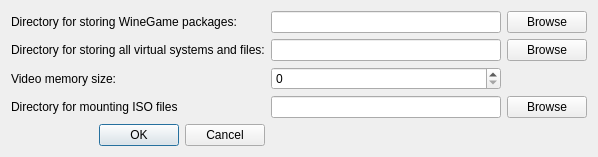
<?xml version="1.0" encoding="UTF-8"?>
<ui version="4.0">
 <class>SettingsDialog</class>
 <widget class="QDialog" name="SettingsDialog">
  <property name="geometry">
   <rect>
    <x>0</x>
    <y>0</y>
    <width>598</width>
    <height>153</height>
   </rect>
  </property>
  <property name="windowTitle">
   <string>Settings</string>
  </property>
  <layout class="QGridLayout" name="gridLayout">
   <item row="0" column="1">
    <widget class="QLineEdit" name="txtPkg"/>
   </item>
   <item row="2" column="1">
    <widget class="QSpinBox" name="sbMemory"/>
   </item>
   <item row="0" column="0">
    <widget class="QLabel" name="label">
     <property name="text">
      <string>Directory for storing WineGame packages:</string>
     </property>
    </widget>
   </item>
   <item row="1" column="0">
    <widget class="QLabel" name="label_2">
     <property name="text">
      <string>Directory for storing all virtual systems and files:</string>
     </property>
    </widget>
   </item>
   <item row="2" column="0">
    <widget class="QLabel" name="label_3">
     <property name="text">
      <string>Video memory size:</string>
     </property>
    </widget>
   </item>
   <item row="0" column="2">
    <widget class="QPushButton" name="cmdBrowseWG">
     <property name="text">
      <string>Browse</string>
     </property>
    </widget>
   </item>
   <item row="1" column="2">
    <widget class="QPushButton" name="cmdBrowseWine">
     <property name="text">
      <string>Browse</string>
     </property>
    </widget>
   </item>
   <item row="1" column="1">
    <widget class="QLineEdit" name="txtWineDir"/>
   </item>
   <item row="4" column="0">
    <widget class="QLabel" name="label_4">
     <property name="text">
      <string>Directory for mounting ISO files</string>
     </property>
    </widget>
   </item>
   <item row="6" column="0">
    <widget class="QDialogButtonBox" name="buttonBox">
     <property name="orientation">
      <enum>Qt::Horizontal</enum>
     </property>
     <property name="standardButtons">
      <set>QDialogButtonBox::Cancel|QDialogButtonBox::Ok</set>
     </property>
    </widget>
   </item>
   <item row="4" column="1">
    <widget class="QLineEdit" name="txtMount"/>
   </item>
   <item row="4" column="2">
    <widget class="QPushButton" name="cmdBrowseMount">
     <property name="text">
      <string>Browse</string>
     </property>
    </widget>
   </item>
  </layout>
 </widget>
 <resources/>
 <connections>
  <connection>
   <sender>buttonBox</sender>
   <signal>accepted()</signal>
   <receiver>SettingsDialog</receiver>
   <slot>accept()</slot>
   <hints>
    <hint type="sourcelabel">
     <x>248</x>
     <y>254</y>
    </hint>
    <hint type="destinationlabel">
     <x>157</x>
     <y>274</y>
    </hint>
   </hints>
  </connection>
  <connection>
   <sender>buttonBox</sender>
   <signal>rejected()</signal>
   <receiver>SettingsDialog</receiver>
   <slot>reject()</slot>
   <hints>
    <hint type="sourcelabel">
     <x>316</x>
     <y>260</y>
    </hint>
    <hint type="destinationlabel">
     <x>286</x>
     <y>274</y>
    </hint>
   </hints>
  </connection>
 </connections>
</ui>
